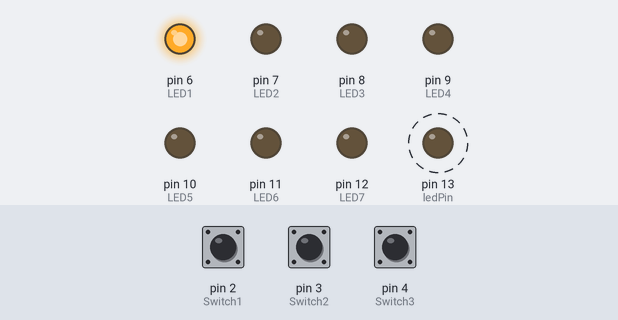
The sketch below on a simulated Arduino Uno, built with avr-gcc and run on an emulated ATmega328P. On the bench: output pins drawn as LEDs (lit = HIGH). Dashed ring = blinking. The inputs (shaded band) are chosen by the test bench; at power-on: pin 2 (Switch1) HIGH, pin 3 (Switch2) HIGH, pin 4 (Switch3) HIGH. What the sketch prints to the serial monitor is not drawn.

Above: at 0.2 s.
Timing chart, 0 to 3.0 s (numbered marks = the images above):
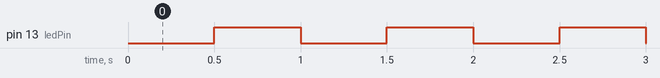

Measured:
- by itself, pin 13 (ledPin): alternates HIGH for 0.50 s and LOW for 0.50 s

The sketch:

110-Timer-v2.ino
```cpp
/* Project 110 - Timer - Version 2
This creates a countdown timer with the 6 LEDs as a countdown display,
and another to flash when the countdown time has been reached.

The first 2 DIP switches are used to select the time period to count –
there are 4 options - and the third button will set each interval to
seconds or minutes. You can see in the code that the options chosen in this
program give an interval between the LEDs of 1,2,3 or 4 seconds, or 1,2,3 or 4 minutes.

This code will use the millis() function to calculate the passing of time and
also cause the built-in LED will flash every second.
*/

// constants won't change. Used here to set a pin number:
const int Switch1 = 2;  // Link the DIP Switch leads to their relevant pins
const int Switch2 = 3;
const int Switch3 = 4;
const int LED1 = 6; // Link the LEDs on the breadboard with their relevant pins
const int LED2 = 7; // Assuming they are sequential in number, in this case, 6 to 12
const int LED3 = 8;
const int LED4 = 9;
const int LED5 = 10;
const int LED6 = 11;
const int LED7 = 12;
const int ledPin = LED_BUILTIN;  // the number of the Built in LED pin

// Variables will change:
int ledState = LOW;  // ledState used to set the LED
unsigned long timerInterval = 0; // timerInterval is used to hold the time between LEDs

// Generally, you should use "unsigned long" for variables that hold time
// The value will quickly become too large for an int to store
unsigned long previousMillis = 0;       // will store last time Built-in LED was updated
unsigned long previousTimeMillis = 0;   // will store last time a colored LED was updated
int LEDno = LED1;                       // Stores the next LED to be changed

// constants won't change: The interval is 1 second
const long interval = 1000;  // interval at which to blink the built-in LED (milliseconds)

void setup() {

  /* You can set up the serial monitor here is you want to track what is going on with
  variables later on in this code. You learn about the Serial Monitor on Day 6 */
  Serial.begin(9600);

  // set these digital pins as inputs:
  pinMode(Switch1, INPUT);
  pinMode(Switch2, INPUT);
  pinMode(Switch3, INPUT);

  // set these digital pins as output:
  pinMode(ledPin, OUTPUT);
  pinMode(LED1, OUTPUT);
  pinMode(LED2, OUTPUT);
  pinMode(LED3, OUTPUT);
  pinMode(LED4, OUTPUT);
  pinMode(LED5, OUTPUT);
  pinMode(LED6, OUTPUT);
  pinMode(LED7, OUTPUT);

  // Switch all the LEDs off except LED1
  digitalWrite(ledPin, LOW);
  digitalWrite(LED1, HIGH);
  digitalWrite(LED2, LOW);
  digitalWrite(LED3, LOW);
  digitalWrite(LED4, LOW);
  digitalWrite(LED5, LOW);
  digitalWrite(LED6, LOW);
  digitalWrite(LED7, LOW);

  int Sw1=digitalRead(Switch1);
  int Sw2=digitalRead(Switch2);
  int Sw3=digitalRead(Switch3);

  // calculate denary value
  int timerOption=Sw1*1+Sw2*2+Sw3*4;

  // Set the timer interval based on the dip switch setting
  if (timerOption <= 3) {
    timerInterval = (timerOption + 1) * 1000 ; // intervals from 1 to 4 seconds
  }
  else if (timerOption > 3) {
    timerInterval = (timerOption - 3) * 60000 ; // intervals from 1 to 4 minutes
  }

  // You can print the variables on the Serial Monitor if you want to
  Serial.print("timerOption = ");
  Serial.println(timerOption);
  Serial.print("timerInterval = ");
  Serial.println(timerInterval);
}

void loop() {
  // check to see if it's time to blink the LED; that is, if the difference
  // between the current time and last time you blinked the LED is bigger than
  // the interval at which you want to blink the LED.

  unsigned long currentTimeMillis = millis();

  if ((currentTimeMillis - previousTimeMillis) >= timerInterval) {

    // You can print the variables on the Serial Monitor if you want to
    Serial.print("currentTimeMillis = ");
    Serial.print(currentTimeMillis);
    Serial.print(" previousTimeMillis = ");
    Serial.println(previousTimeMillis);
    Serial.print("LEDno = ");
    Serial.println(LEDno);

    // save the last time you changed a colored LED
    previousTimeMillis = previousTimeMillis + timerInterval;

    // Turn the LEDs on
    if (LEDno < LED7) {
      LEDno = LEDno + 1; // Increment the next LED no by one
      digitalWrite(LEDno, HIGH);
    }
  }

  if ((currentTimeMillis - previousMillis) >= interval/2) {
    // save the last time you blinked the LED
    previousMillis = currentTimeMillis;

    // if the LED is off turn it on and vice-versa:
    if (ledState == LOW) {
      ledState = HIGH;
    } else {
      ledState = LOW;
    }

    // set the LED with the ledState of the variable:
    digitalWrite(ledPin, ledState);

    if (LEDno >= LED7) {
      digitalWrite(LED7, ledState);
    }
  }
}
```
